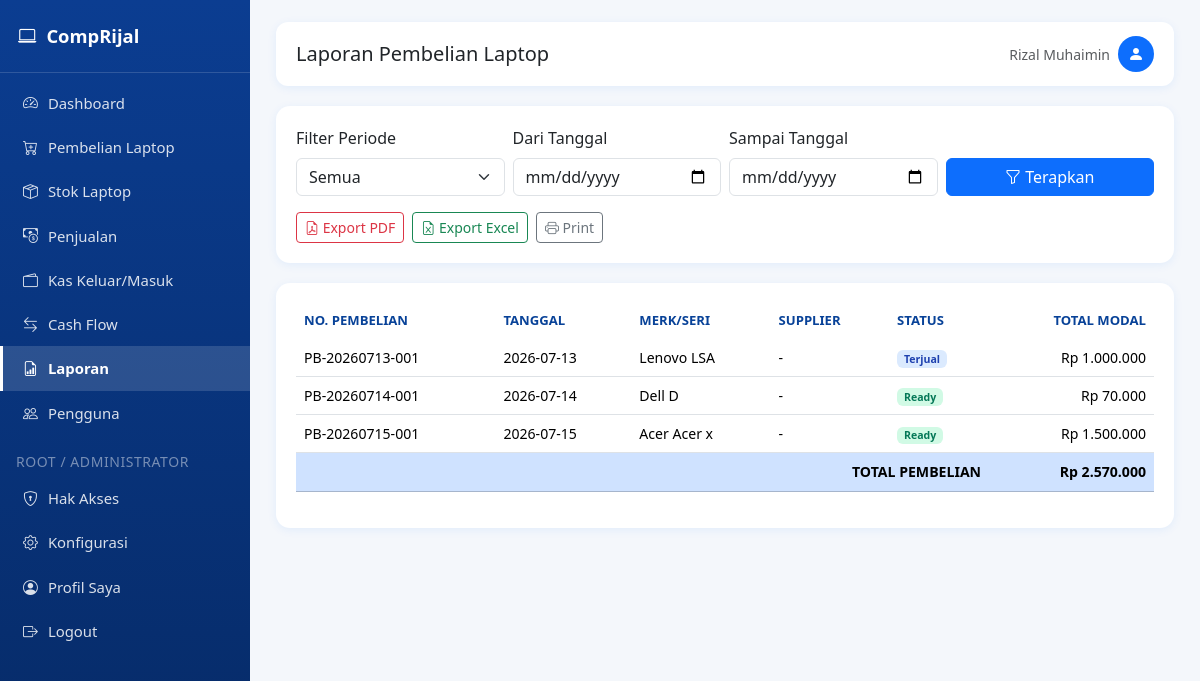
Before: /laporan/pembelian (signed in) with the older database file.
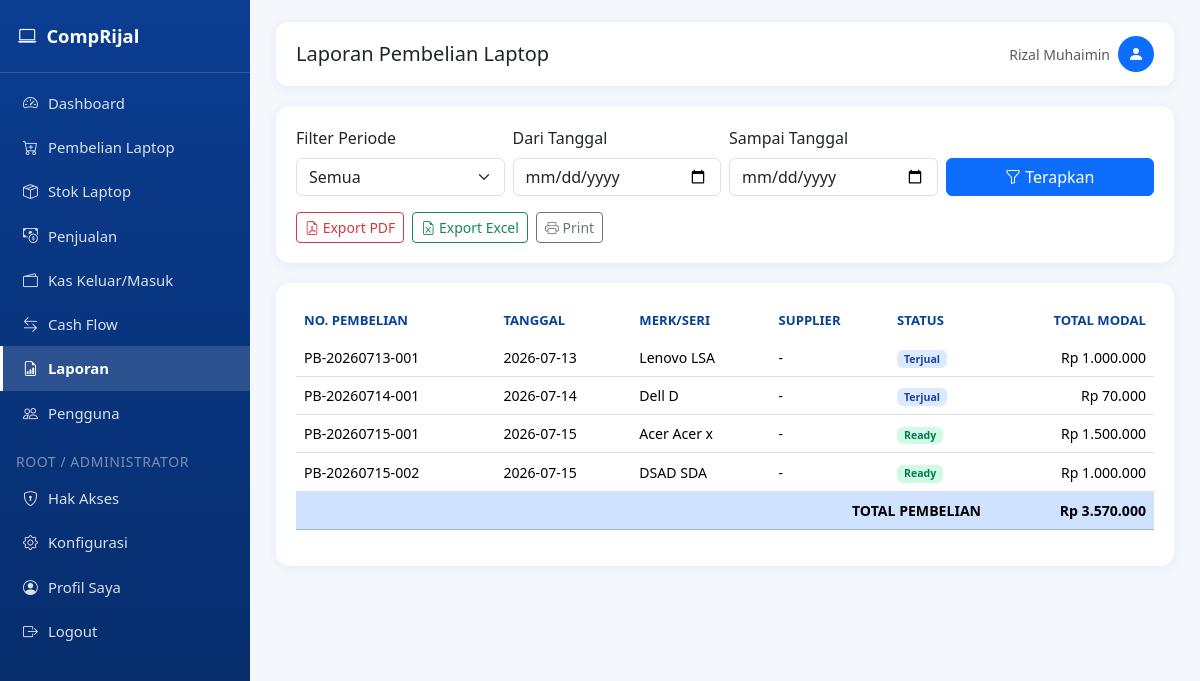
After: the same page with the newer database file.
### tables this page shows
CREATE TABLE laptop (
            id INTEGER PRIMARY KEY AUTOINCREMENT,
            nomor_pembelian TEXT UNIQUE NOT NULL,
            tanggal TEXT NOT NULL,
            merk TEXT,
            seri TEXT,
            processor TEXT,
            ram TEXT,
            storage TEXT,
            vga TEXT,
            warna TEXT,
            kondisi TEXT,
            kelengkapan TEXT,
            charger TEXT,
            tas TEXT,
            garansi TEXT,
            imei TEXT,
            harga_beli REAL DEFAULT 0,
            biaya_servis REAL DEFAULT 0,
            biaya_upgrade REAL DEFAULT 0,
            biaya_lain REAL DEFAULT 0,
            total_modal REAL DEFAULT 0,
            supplier TEXT,
            no_hp TEXT,
            catatan TEXT,
            status TEXT DEFAULT 'Ready',
            created_at TEXT DEFAULT CURRENT_TIMESTAMP
        );

### app.py (the view)
@app.route("/laporan/pembelian")
@page_required("laporan")
def laporan_pembelian():
    rows, total, filt, start_date, end_date = _laporan_pembelian_data()
    return render_template("laporan_pembelian.html", rows=rows, total=total, filt=filt,
                            start_date=start_date, end_date=end_date)

### app.py (called while the page is built)
def page_required(page_key):
    def wrapper(f):
        @wraps(f)
        def decorated(*args, **kwargs):
            if "user_id" not in session:
                flash("Silakan login terlebih dahulu.", "warning")
                return redirect(url_for("login"))
            if not has_page_access(session["user_id"], session.get("role"), page_key):
                flash("Anda tidak memiliki hak akses ke halaman ini. Hubungi administrator.", "danger")
                return redirect(url_for("dashboard"))
            return f(*args, **kwargs)
        return decorated
    return wrapper

def can_access_page(page_key: str) -> bool:
    if "user_id" not in session:
        return False
    if page_key in {"konfigurasi", "hak_akses"}:
        return session.get("role") in ("root", "administrator")
    return has_page_access(session["user_id"], session.get("role"), page_key)

@app.context_processor
def inject_globals():
    return {
        "rp": reports.rp,
        "current_year": datetime.now().year,
        "now_date": datetime.now().strftime("%Y-%m-%d"),
        "app_settings": get_all_settings(),
        "can_access_page": can_access_page,
    }

### templates/laporan_pembelian.html (shortened to what this page needs)
{% extends "base.html" %}
{% block page_title %}Laporan Pembelian Laptop{% endblock %}
{% block content %}
<div class="card-panel">
    {% include "_filter_periode.html" %}
    <div class="mt-3 d-flex gap-2 no-print">
        <a href="{{ url_for('laporan_pembelian_pdf', filter=filt, start_date=start_date, end_date=end_date) }}" class="btn btn-outline-danger btn-sm" target="_blank"><i class="bi bi-file-earmark-pdf"></i> Export PDF</a>
        <a href="{{ url_for('laporan_pembelian_excel', filter=filt, start_date=start_date, end_date=end_date) }}" class="btn btn-outline-success btn-sm"><i class="bi bi-file-earmark-excel"></i> Export Excel</a>
        <button class="btn btn-outline-secondary btn-sm" onclick="window.print()"><i class="bi bi-printer"></i> Print</button>
    </div>
</div>
<div class="card-panel">
    <div class="table-responsive">
        <table class="table table-hover align-middle">
            <thead>
                <tr>
                    <th>No. Pembelian</th><th>Tanggal</th><th>Merk/Seri</th><th>Supplier</th><th>Status</th><th class="text-end">Total Modal</th>
                </tr>
            </thead>
            <tbody>
                {% for r in rows %}
                <tr>
                    <td>{{ r.nomor_pembelian }}</td>
                    <td>{{ r.tanggal }}</td>
                    <td>{{ r.merk }} {{ r.seri }}</td>
                    <td>{{ r.supplier or '-' }}</td>
                    <td>{% if r.status == 'Ready' %}<span class="badge badge-ready">Ready</span>{% else %}<span class="badge badge-terjual">Terjual</span>{% endif %}</td>
                    <td class="text-end">{{ rp(r.total_modal) }}</td>
                </tr>
                {% else %}
                <tr><td colspan="6" class="text-center text-muted py-4">Tidak ada data pada periode ini.</td></tr>
                {% endfor %}
            </tbody>
            <tfoot>
                <tr class="table-primary fw-bold">
                    <td colspan="5" class="text-end">TOTAL PEMBELIAN</td>
                    <td class="text-end">{{ rp(total) }}</td>
                </tr>
            </tfoot>
        </table>
    </div>
</div>
{% endblock %}

Changed rows visible on the page:
changed laptop "PB-20260714-001": status "Ready" → "Terjual"
added laptop: nomor_pembelian "PB-20260715-002", tanggal "2026-07-15", merk "DSAD", seri "SDA", supplier "-", status "Ready", total_modal "Rp 1.000.000"
Other visible differences:
{{ rp(total) }}: "Rp 2.570.000" → "Rp 3.570.000"
